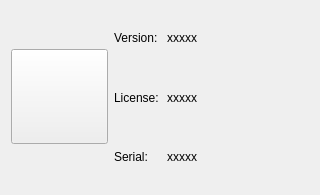
<?xml version="1.0" encoding="UTF-8"?>
<ui version="4.0">
 <class>MsgPageClass</class>
 <widget class="QWidget" name="MsgPageClass">
  <property name="geometry">
   <rect>
    <x>0</x>
    <y>0</y>
    <width>320</width>
    <height>195</height>
   </rect>
  </property>
  <property name="windowTitle">
   <string>Form</string>
  </property>
  <layout class="QHBoxLayout" name="horizontalLayout_4" stretch="1,2">
   <item>
    <layout class="QVBoxLayout" name="verticalLayout" stretch="2,5,0">
     <item>
      <spacer name="verticalSpacer_2">
       <property name="orientation">
        <enum>Qt::Vertical</enum>
       </property>
       <property name="sizeHint" stdset="0">
        <size>
         <width>20</width>
         <height>40</height>
        </size>
       </property>
      </spacer>
     </item>
     <item>
      <widget class="ImgButton" name="msgBtn">
       <property name="enabled">
        <bool>true</bool>
       </property>
       <property name="sizePolicy">
        <sizepolicy hsizetype="Expanding" vsizetype="Expanding">
         <horstretch>0</horstretch>
         <verstretch>0</verstretch>
        </sizepolicy>
       </property>
       <property name="styleSheet">
        <string notr="true">border-image: url(:/weiduodianzi/ui/message.png);</string>
       </property>
       <property name="text">
        <string/>
       </property>
      </widget>
     </item>
     <item>
      <spacer name="verticalSpacer">
       <property name="orientation">
        <enum>Qt::Vertical</enum>
       </property>
       <property name="sizeHint" stdset="0">
        <size>
         <width>20</width>
         <height>40</height>
        </size>
       </property>
      </spacer>
     </item>
    </layout>
   </item>
   <item>
    <layout class="QVBoxLayout" name="verticalLayout_2">
     <item>
      <layout class="QHBoxLayout" name="horizontalLayout" stretch="1,3">
       <item>
        <widget class="QLabel" name="labelVersion">
         <property name="text">
          <string>Version:</string>
         </property>
        </widget>
       </item>
       <item>
        <widget class="QLabel" name="labelVersionx">
         <property name="text">
          <string>xxxxx</string>
         </property>
        </widget>
       </item>
      </layout>
     </item>
     <item>
      <layout class="QHBoxLayout" name="horizontalLayout_2" stretch="1,3">
       <item>
        <widget class="QLabel" name="labelLicense">
         <property name="text">
          <string>License:</string>
         </property>
        </widget>
       </item>
       <item>
        <widget class="QLabel" name="labelLicensex">
         <property name="text">
          <string>xxxxx</string>
         </property>
        </widget>
       </item>
      </layout>
     </item>
     <item>
      <layout class="QHBoxLayout" name="horizontalLayout_3" stretch="1,3">
       <item>
        <widget class="QLabel" name="labelSerial">
         <property name="text">
          <string>Serial:</string>
         </property>
        </widget>
       </item>
       <item>
        <widget class="QLabel" name="labelSerialx">
         <property name="text">
          <string>xxxxx</string>
         </property>
        </widget>
       </item>
      </layout>
     </item>
    </layout>
   </item>
  </layout>
 </widget>
 <customwidgets>
  <customwidget>
   <class>ImgButton</class>
   <extends>QPushButton</extends>
   <header>imgbutton.h</header>
  </customwidget>
 </customwidgets>
 <resources>
  <include location="weiduodianzi.qrc"/>
 </resources>
 <connections/>
</ui>
